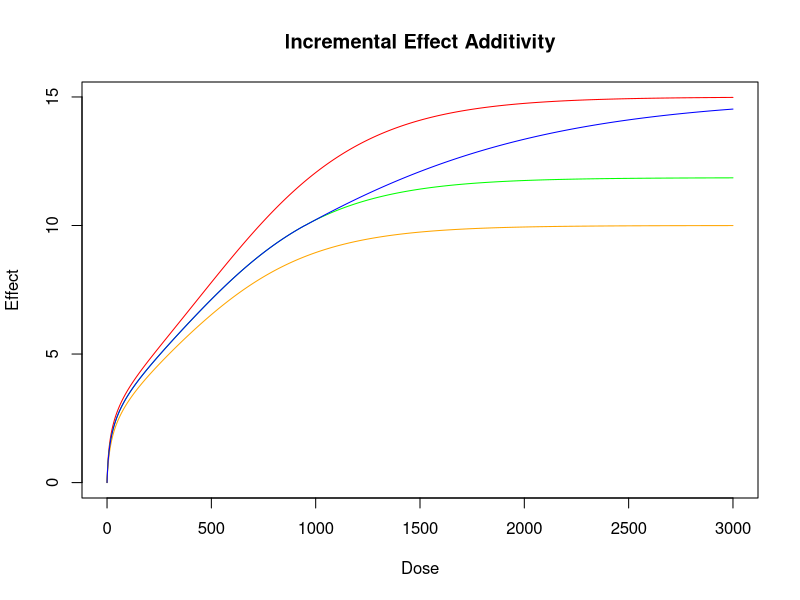

Recreate this plot in R.
## ---- chunk 1
require(deSolve)
#First part is just specifying shape parameters for the main equation.
e = exp(1) #to represent the actual value of e
a = c(0.2, 0.3)
b = c(10, 15)
c = c(0.03, 0.04)
r = c(0.5, 0.5)
Emax = c(10, 15)

#Here dI is the main green curve we are interested in. I created a sapply function which is basically there for attainment of my differential equation for any values of N. I know in the future there might be N = 5 or even 10 and therefore this sapply given that we know their shape parameters is a very efficient code to go through any generalized case.
dI = function(t, E, parms) {
  list(sum(sapply(1:length(a), function(x) r[x]*(1-(E/Emax[x]))*(a[x]*e^(-b[x]*(E/Emax[x])) + c[x]*(E/Emax[x])))))
}

#This part is just there to compare the dI curve with just the first mixture. (lower Emax)
dE1 = function(t, E, parms) {
  list((1-(E/Emax[1]))*(a[1]*e^(-b[1]*(E/Emax[1])) + c[1]*(E/Emax[1])))
}

#This part is just there to compare dI curve with the second mixture. (higher Emax)
dE2 = function(t, E, parms) {
  list((1-(E/Emax[2]))*(a[2]*e^(-b[2]*(E/Emax[2])) + c[2]*(E/Emax[2])))
}

#yini is just there for as part of the ode package because I need to specify the initial values. In this case yini = 0 means d = 0 when E = 0.
yini = 0
#I specified here the range of dose I am interested in. The number can be changed very easily here. For example if we only wanted to look at the graph at that beginning hump we could have just went seq(0, 500) and we would have gotten a zoomed in part of that graph.
dose = seq(0, 3000, by = 1)
#Everything below this is for graphing purposes, and I plotted all 3 curves here to compare. 
out1 = ode(yini, dose, dI, parms = NULL)
out2 = ode(yini, dose, dE1, parms = NULL)
out3 = ode(yini, dose, dE2, parms = NULL)
plot(out3, xlab = "Dose", type = "l", ylab = "Effect", main = "Incremental Effect Additivity", col = "red")
lines(out1, col = "green")
lines(out2, col = "orange")
#this last part is just for comparing the "david IDER curve" with the old curve where after exceeding Emax1 the first dE1 didn't know how to react so it just stopped fighting back. Therefore this blue curve I generated was produced using the below code. What I essentially did was basically make sure the blue curve was exactly the same as the green curve all the way until the point it reached Emax1 and then from that moment on I made it imitate the red curve or dE2. I stored this into a dataframe and then plotted it. 
dE4 = function(t, E, parms) {
  list(0.5 * ((1-(E/Emax[2]))*(a[2]*e^(-b[2]*(E/Emax[2])) + c[2]*(E/Emax[2]))))
}
yini1 = 10
out4 = ode(yini1, dose, dE4, parms = NULL)
before_Emax1 = out1[, 2][out1[, 2] < Emax[1]]
after_Emax1 = out4[ ,2][1:(length(dose) - length(before_Emax1))]
old_method = c(before_Emax1, after_Emax1)  
oldMethod = data.frame(dose = dose, effect = old_method)
lines(oldMethod, col = "blue")
